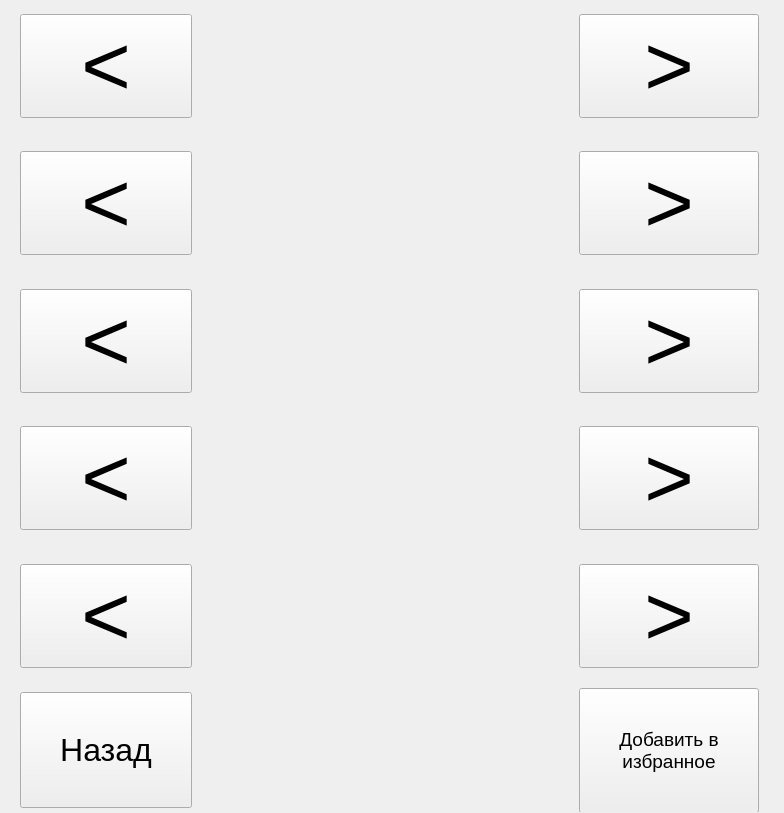
<?xml version="1.0" encoding="UTF-8"?>
<ui version="4.0">
 <class>AltWidget</class>
 <widget class="QWidget" name="AltWidget">
  <property name="geometry">
   <rect>
    <x>0</x>
    <y>0</y>
    <width>784</width>
    <height>813</height>
   </rect>
  </property>
  <property name="windowTitle">
   <string>alt</string>
  </property>
  <widget class="QWidget" name="layoutWidget">
   <property name="geometry">
    <rect>
     <x>20</x>
     <y>0</y>
     <width>739</width>
     <height>812</height>
    </rect>
   </property>
   <property name="font">
    <font>
     <pointsize>14</pointsize>
    </font>
   </property>
   <layout class="QGridLayout" name="gridLayout">
    <property name="horizontalSpacing">
     <number>100</number>
    </property>
    <item row="1" column="2">
     <widget class="QPushButton" name="top_next">
      <property name="font">
       <font>
        <pointsize>64</pointsize>
       </font>
      </property>
      <property name="text">
       <string>&gt;</string>
      </property>
     </widget>
    </item>
    <item row="0" column="1">
     <widget class="QPushButton" name="accessories">
      <property name="font">
       <font>
        <pointsize>64</pointsize>
       </font>
      </property>
      <property name="styleSheet">
       <string notr="true">padding: 25;
outline: none;
border: none;</string>
      </property>
      <property name="text">
       <string/>
      </property>
      <property name="iconSize">
       <size>
        <width>200</width>
        <height>150</height>
       </size>
      </property>
     </widget>
    </item>
    <item row="5" column="2">
     <widget class="QPushButton" name="shoes_next">
      <property name="font">
       <font>
        <pointsize>64</pointsize>
       </font>
      </property>
      <property name="text">
       <string>&gt;</string>
      </property>
     </widget>
    </item>
    <item row="0" column="0">
     <widget class="QPushButton" name="accessories_prev">
      <property name="font">
       <font>
        <pointsize>64</pointsize>
       </font>
      </property>
      <property name="text">
       <string>&lt;</string>
      </property>
     </widget>
    </item>
    <item row="1" column="0">
     <widget class="QPushButton" name="top_prev">
      <property name="font">
       <font>
        <pointsize>64</pointsize>
       </font>
      </property>
      <property name="text">
       <string>&lt;</string>
      </property>
     </widget>
    </item>
    <item row="5" column="0">
     <widget class="QPushButton" name="shoes_prev">
      <property name="font">
       <font>
        <pointsize>64</pointsize>
       </font>
      </property>
      <property name="text">
       <string>&lt;</string>
      </property>
     </widget>
    </item>
    <item row="3" column="0">
     <widget class="QPushButton" name="socks_prev">
      <property name="font">
       <font>
        <pointsize>64</pointsize>
       </font>
      </property>
      <property name="text">
       <string>&lt;</string>
      </property>
     </widget>
    </item>
    <item row="5" column="1">
     <widget class="QPushButton" name="shoes">
      <property name="sizePolicy">
       <sizepolicy hsizetype="Minimum" vsizetype="Fixed">
        <horstretch>0</horstretch>
        <verstretch>100</verstretch>
       </sizepolicy>
      </property>
      <property name="font">
       <font>
        <pointsize>64</pointsize>
       </font>
      </property>
      <property name="styleSheet">
       <string notr="true">padding: 25;
outline: none;
border: none;</string>
      </property>
      <property name="text">
       <string/>
      </property>
      <property name="iconSize">
       <size>
        <width>200</width>
        <height>200</height>
       </size>
      </property>
     </widget>
    </item>
    <item row="2" column="0">
     <widget class="QPushButton" name="bot_prev">
      <property name="font">
       <font>
        <pointsize>64</pointsize>
       </font>
      </property>
      <property name="text">
       <string>&lt;</string>
      </property>
     </widget>
    </item>
    <item row="0" column="2">
     <widget class="QPushButton" name="accessories_next">
      <property name="font">
       <font>
        <pointsize>64</pointsize>
       </font>
      </property>
      <property name="text">
       <string>&gt;</string>
      </property>
     </widget>
    </item>
    <item row="3" column="1">
     <widget class="QPushButton" name="socks">
      <property name="font">
       <font>
        <pointsize>64</pointsize>
       </font>
      </property>
      <property name="styleSheet">
       <string notr="true">padding: 25;
outline: none;
border: none;</string>
      </property>
      <property name="text">
       <string/>
      </property>
      <property name="iconSize">
       <size>
        <width>300</width>
        <height>250</height>
       </size>
      </property>
     </widget>
    </item>
    <item row="2" column="2">
     <widget class="QPushButton" name="bot_next">
      <property name="font">
       <font>
        <pointsize>64</pointsize>
       </font>
      </property>
      <property name="text">
       <string>&gt;</string>
      </property>
     </widget>
    </item>
    <item row="3" column="2">
     <widget class="QPushButton" name="socks_next">
      <property name="font">
       <font>
        <pointsize>64</pointsize>
       </font>
      </property>
      <property name="text">
       <string>&gt;</string>
      </property>
     </widget>
    </item>
    <item row="1" column="1">
     <widget class="QPushButton" name="top_btn">
      <property name="font">
       <font>
        <pointsize>64</pointsize>
       </font>
      </property>
      <property name="styleSheet">
       <string notr="true">padding: 25;
outline: none;
border: none;</string>
      </property>
      <property name="text">
       <string/>
      </property>
      <property name="iconSize">
       <size>
        <width>300</width>
        <height>250</height>
       </size>
      </property>
     </widget>
    </item>
    <item row="2" column="1">
     <widget class="QPushButton" name="bot">
      <property name="maximumSize">
       <size>
        <width>16777215</width>
        <height>16777215</height>
       </size>
      </property>
      <property name="font">
       <font>
        <pointsize>64</pointsize>
       </font>
      </property>
      <property name="styleSheet">
       <string notr="true">padding: 25;
outline: none;
border: none;</string>
      </property>
      <property name="text">
       <string/>
      </property>
      <property name="iconSize">
       <size>
        <width>300</width>
        <height>250</height>
       </size>
      </property>
     </widget>
    </item>
    <item row="6" column="2">
     <widget class="QPushButton" name="favourites">
      <property name="font">
       <font>
        <pointsize>14</pointsize>
       </font>
      </property>
      <property name="styleSheet">
       <string notr="true">padding: none;</string>
      </property>
      <property name="text">
       <string>Добавить в 
избранное</string>
      </property>
     </widget>
    </item>
    <item row="6" column="0">
     <widget class="QPushButton" name="back">
      <property name="font">
       <font>
        <pointsize>24</pointsize>
       </font>
      </property>
      <property name="styleSheet">
       <string notr="true">padding: none;
</string>
      </property>
      <property name="text">
       <string>Назад</string>
      </property>
     </widget>
    </item>
   </layout>
  </widget>
 </widget>
 <resources/>
 <connections/>
</ui>
